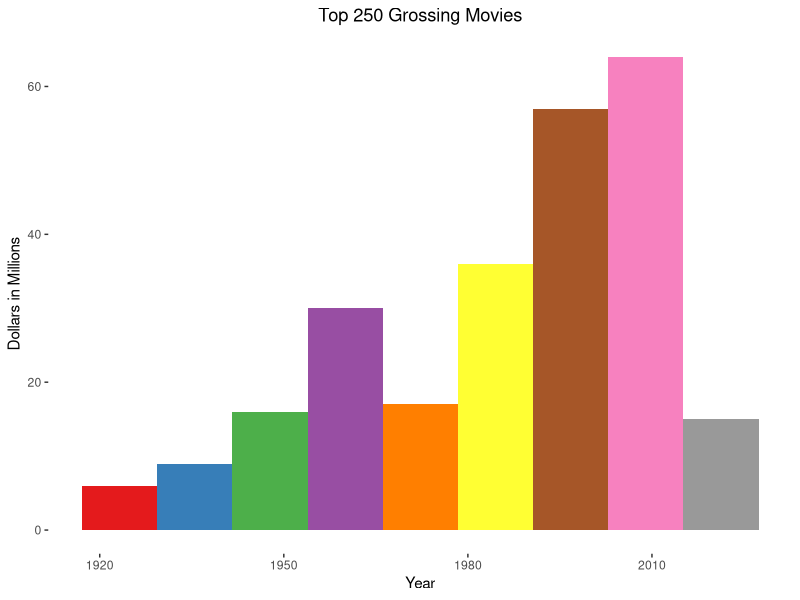

R code for this plot:
library(tidyverse)
library(RColorBrewer)
imdb <- read_csv("data/imdb_top_250.csv")
pal <- brewer.pal(9,"Set1")
imdb %>%
  ggplot() +
  geom_histogram(mapping = aes(x=year),bins=9,fill=pal)+
  scale_fill_brewer(palette = "Set1")+
  theme(panel.background = element_blank(), plot.title = element_text(hjust=0.5))+
  labs(title = "Top 250 Grossing Movies",x="Year",y="Dollars in Millions")
